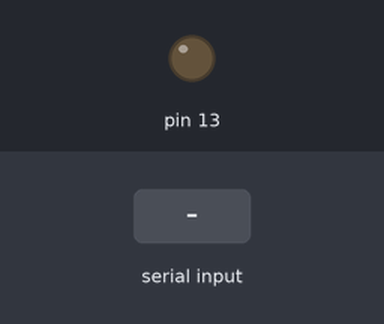
Bench run of a sketch on a simulated Arduino Uno, built with avr-gcc and run on an emulated ATmega328P. Shown: output pins drawn as LEDs (lit = HIGH). Inputs (shaded band) come from the test bench.

Above: at 1.2 s.
1.3 s: "d" received over Serial
At 2.1 s:
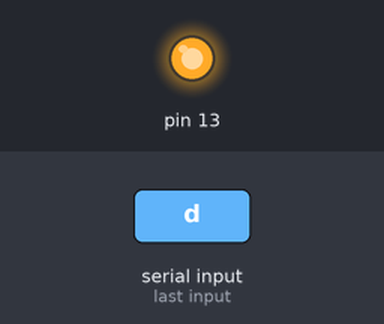
Timing chart, 0 to 4.3 s (numbered marks = the images above; inputs shaded):
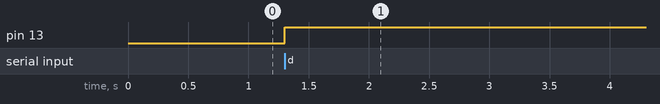

The sketch:

simple_python_test.ino
```cpp
int number;
void setup() {
        pinMode(13, OUTPUT);
        Serial.begin(9600);     // opens serial port, sets data rate to 9600 bps
}

void loop()
{
        // send data only when you receive data:
        if (Serial.available() > 0) {
                // read the incoming byte:
               number = Serial.read();

                if(number == 100)
                {
                  digitalWrite(13, HIGH);
                }

                // say what you got:

        }
}
```

Measured:
- after the input at 1.3 s, pin 13: LOW → HIGH at once
